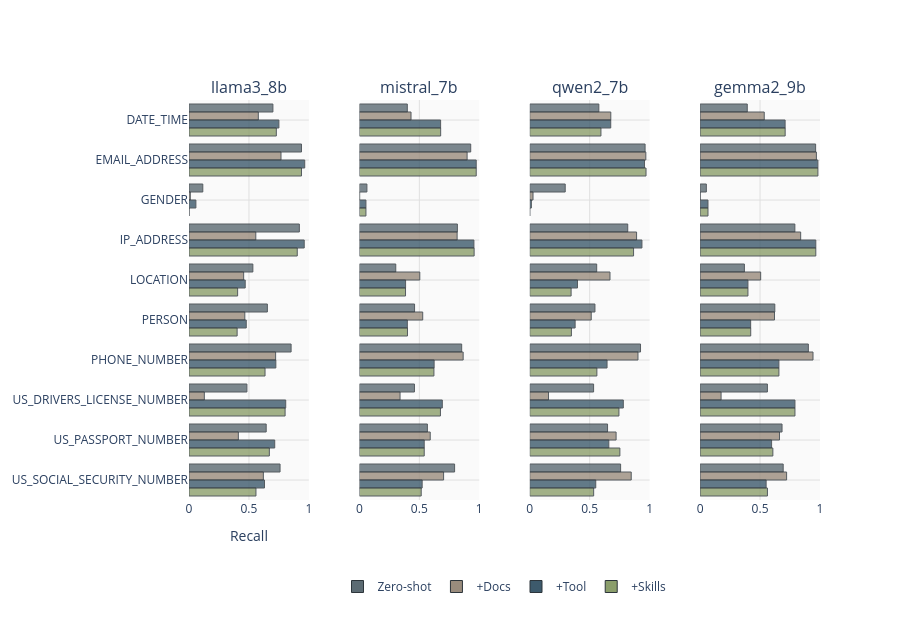

The notebook cell saved with this chart:
### Code cell
# Detection Recall by PII Type (horizontal bar chart)
if len(df_pii) > 0 and "df_pii_top" in dir():
    fig_alt = make_subplots(
        rows=1,
        cols=len(models),
        subplot_titles=models,
        shared_yaxes=True,
        horizontal_spacing=0.08,
    )
    for i, model in enumerate(models):
        model_data = df_pii_top[df_pii_top["model"] == model]
        agg = (
            model_data.groupby(["pii_type", "condition"])["recall"]
            .mean()
            .unstack(fill_value=0)
        )
        agg = agg.reindex(columns=conditions, fill_value=0)
        pii_types = agg.index.tolist()
        for cond in conditions:
            if cond in agg.columns:
                fig_alt.add_trace(
                    go.Bar(
                        name=CONDITION_LABELS[cond],
                        x=agg[cond],
                        y=pii_types,
                        orientation="h",
                        marker_color=CONDITION_COLORS[cond],
                        marker_line=dict(width=1, color="#2D353B"),
                        marker_opacity=0.8,
                        showlegend=(i == 0),
                        legendgroup=cond,
                    ),
                    row=1,
                    col=i + 1,
                )
    fig_alt.update_layout(
        title="",
        plot_bgcolor="#fafafa",
        barmode="group",
        legend=dict(orientation="h", yanchor="top", y=-0.18, xanchor="center", x=0.5),
        margin=dict(b=120),
        height=400 + 22 * len(pii_types),
        width=900,
    )
    for col in range(1, len(models) + 1):
        fig_alt.update_xaxes(
            range=[0, 1],
            gridcolor="#e0e0e0",
            title_text="Recall" if col == 1 else None,
            row=1,
            col=col,
        )
        fig_alt.update_yaxes(autorange="reversed", gridcolor="#e0e0e0", row=1, col=col)
    print("Detection Recall by PII Type")
    fig_alt.show(renderer="svg", config=dict(toImageButtonOptions=dict(scale=300 / 96)))

    # Slopegraph: zero-shot vs with_skills recall per PII type
    left_cond, right_cond = "zero_shot", "with_skills"
    if left_cond in conditions and right_cond in conditions:
        for model in models:
            model_data = df_pii_top[df_pii_top["model"] == model]
            agg = (
                model_data.groupby(["pii_type", "condition"])["recall"]
                .mean()
                .unstack(fill_value=0)
            )
            pii_types = agg.index.tolist()
            fig_slope = go.Figure()
            for j, pii_type in enumerate(pii_types):
                y_left = agg.loc[pii_type, left_cond] if left_cond in agg.columns else 0
                y_right = (
                    agg.loc[pii_type, right_cond] if right_cond in agg.columns else 0
                )
                fig_slope.add_trace(
                    go.Scatter(
                        x=[CONDITION_LABELS[left_cond], CONDITION_LABELS[right_cond]],
                        y=[y_left, y_right],
                        mode="lines+markers+text",
                        line=dict(
                            width=1.5, color=EXTENDED_COLORS[j % len(EXTENDED_COLORS)]
                        ),
                        marker=dict(
                            size=6, color=EXTENDED_COLORS[j % len(EXTENDED_COLORS)]
                        ),
                        text=[f"{y_left:.2f}", f"{y_right:.2f}"],
                        textposition="top center",
                        textfont=dict(size=9),
                        name=pii_type,
                    )
                )
            fig_slope.update_layout(
                title=f"Slopegraph: Recall by PII type ({model})",
                plot_bgcolor="#fafafa",
                margin=dict(l=70, r=180, b=100, t=50),
                height=400 + 18 * len(pii_types),
                width=540,
                legend=dict(
                    orientation="v",
                    yanchor="top",
                    y=1,
                    xanchor="left",
                    x=1.02,
                    font=dict(size=9),
                ),
            )
            fig_slope.update_yaxes(
                range=[0, 1], gridcolor="#e0e0e0", title_text="Recall"
            )
            fig_slope.update_xaxes(tickangle=0)
            fig_slope.show(
                renderer="svg", config=dict(toImageButtonOptions=dict(scale=300 / 96))
            )

else:
    print("Run the above cell first to build df_pii and df_pii_top.")

### Figure 1 — Plotly figure (JSON) as saved in the notebook; plotly's stock layout.template omitted (floating-point values rounded to 4 significant figures)
{"data": [{"legendgroup": "zero_shot", "marker": {"color": "#5C6B73", "line": {"color": "#2D353B", "width": 1}, "opacity": 0.8}, "name": "Zero-shot", "orientation": "h", "showlegend": true, "x": [0.7, 0.9383, 0.1151, 0.9204, 0.5326, 0.6536, 0.8516, 0.483, 0.6438, 0.7595], "y": ["DATE_TIME", "EMAIL_ADDRESS", "GENDER", "IP_ADDRESS", "LOCATION", "PERSON", "PHONE_NUMBER", "US_DRIVERS_LICENSE_NUMBER", "US_PASSPORT_NUMBER", "US_SOCIAL_SECURITY_NUMBER"], "type": "bar", "xaxis": "x", "yaxis": "y"}, {"legendgroup": "with_docs", "marker": {"color": "#9A8C7D", "line": {"color": "#2D353B", "width": 1}, "opacity": 0.8}, "name": "+Docs", "orientation": "h", "showlegend": true, "x": [0.5782, 0.7674, 0.01096, 0.5573, 0.456, 0.4656, 0.7226, 0.1279, 0.4116, 0.6203], "y": ["DATE_TIME", "EMAIL_ADDRESS", "GENDER", "IP_ADDRESS", "LOCATION", "PERSON", "PHONE_NUMBER", "US_DRIVERS_LICENSE_NUMBER", "US_PASSPORT_NUMBER", "US_SOCIAL_SECURITY_NUMBER"], "type": "bar", "xaxis": "x", "yaxis": "y"}, {"legendgroup": "with_tools", "marker": {"color": "#3D5A6C", "line": {"color": "#2D353B", "width": 1}, "opacity": 0.8}, "name": "+Tool", "orientation": "h", "showlegend": true, "x": [0.7499, 0.9652, 0.05753, 0.9612, 0.4689, 0.4776, 0.7244, 0.8068, 0.715, 0.6297], "y": ["DATE_TIME", "EMAIL_ADDRESS", "GENDER", "IP_ADDRESS", "LOCATION", "PERSON", "PHONE_NUMBER", "US_DRIVERS_LICENSE_NUMBER", "US_PASSPORT_NUMBER", "US_SOCIAL_SECURITY_NUMBER"], "type": "bar", "xaxis": "x", "yaxis": "y"}, {"legendgroup": "with_skills", "marker": {"color": "#8B9E6B", "line": {"color": "#2D353B", "width": 1}, "opacity": 0.8}, "name": "+Skills", "orientation": "h", "showlegend": true, "x": [0.7285, 0.9383, 0.0, 0.9029, 0.4057, 0.4015, 0.6343, 0.8016, 0.6702, 0.5585], "y": ["DATE_TIME", "EMAIL_ADDRESS", "GENDER", "IP_ADDRESS", "LOCATION", "PERSON", "PHONE_NUMBER", "US_DRIVERS_LICENSE_NUMBER", "US_PASSPORT_NUMBER", "US_SOCIAL_SECURITY_NUMBER"], "type": "bar", "xaxis": "x", "yaxis": "y"}, {"legendgroup": "zero_shot", "marker": {"color": "#5C6B73", "line": {"color": "#2D353B", "width": 1}, "opacity": 0.8}, "name": "Zero-shot", "orientation": "h", "showlegend": false, "x": [0.3999, 0.9288, 0.06301, 0.8175, 0.3036, 0.4604, 0.8534, 0.4595, 0.5673, 0.7943], "y": ["DATE_TIME", "EMAIL_ADDRESS", "GENDER", "IP_ADDRESS", "LOCATION", "PERSON", "PHONE_NUMBER", "US_DRIVERS_LICENSE_NUMBER", "US_PASSPORT_NUMBER", "US_SOCIAL_SECURITY_NUMBER"], "type": "bar", "xaxis": "x2", "yaxis": "y2"}, {"legendgroup": "with_docs", "marker": {"color": "#9A8C7D", "line": {"color": "#2D353B", "width": 1}, "opacity": 0.8}, "name": "+Docs", "orientation": "h", "showlegend": false, "x": [0.4308, 0.8987, 0.00274, 0.8155, 0.5041, 0.5284, 0.8657, 0.3394, 0.591, 0.7025], "y": ["DATE_TIME", "EMAIL_ADDRESS", "GENDER", "IP_ADDRESS", "LOCATION", "PERSON", "PHONE_NUMBER", "US_DRIVERS_LICENSE_NUMBER", "US_PASSPORT_NUMBER", "US_SOCIAL_SECURITY_NUMBER"], "type": "bar", "xaxis": "x2", "yaxis": "y2"}, {"legendgroup": "with_tools", "marker": {"color": "#3D5A6C", "line": {"color": "#2D353B", "width": 1}, "opacity": 0.8}, "name": "+Tool", "orientation": "h", "showlegend": false, "x": [0.6776, 0.9747, 0.05479, 0.9553, 0.3855, 0.4002, 0.6237, 0.6919, 0.5409, 0.5237], "y": ["DATE_TIME", "EMAIL_ADDRESS", "GENDER", "IP_ADDRESS", "LOCATION", "PERSON", "PHONE_NUMBER", "US_DRIVERS_LICENSE_NUMBER", "US_PASSPORT_NUMBER", "US_SOCIAL_SECURITY_NUMBER"], "type": "bar", "xaxis": "x2", "yaxis": "y2"}, {"legendgroup": "with_skills", "marker": {"color": "#8B9E6B", "line": {"color": "#2D353B", "width": 1}, "opacity": 0.8}, "name": "+Skills", "orientation": "h", "showlegend": false, "x": [0.6781, 0.9747, 0.05479, 0.9573, 0.385, 0.4015, 0.6219, 0.6762, 0.5409, 0.5158], "y": ["DATE_TIME", "EMAIL_ADDRESS", "GENDER", "IP_ADDRESS", "LOCATION", "PERSON", "PHONE_NUMBER", "US_DRIVERS_LICENSE_NUMBER", "US_PASSPORT_NUMBER", "US_SOCIAL_SECURITY_NUMBER"], "type": "bar", "xaxis": "x2", "yaxis": "y2"}, {"legendgroup": "zero_shot", "marker": {"color": "#5C6B73", "line": {"color": "#2D353B", "width": 1}, "opacity": 0.8}, "name": "Zero-shot", "orientation": "h", "showlegend": false, "x": [0.5763, 0.962, 0.2959, 0.8175, 0.5585, 0.5439, 0.924, 0.5326, 0.6491, 0.7579], "y": ["DATE_TIME", "EMAIL_ADDRESS", "GENDER", "IP_ADDRESS", "LOCATION", "PERSON", "PHONE_NUMBER", "US_DRIVERS_LICENSE_NUMBER", "US_PASSPORT_NUMBER", "US_SOCIAL_SECURITY_NUMBER"], "type": "bar", "xaxis": "x3", "yaxis": "y3"}, {"legendgroup": "with_docs", "marker": {"color": "#9A8C7D", "line": {"color": "#2D353B", "width": 1}, "opacity": 0.8}, "name": "+Docs", "orientation": "h", "showlegend": false, "x": [0.6762, 0.9684, 0.0274, 0.8913, 0.6694, 0.5129, 0.9028, 0.1567, 0.7203, 0.8465], "y": ["DATE_TIME", "EMAIL_ADDRESS", "GENDER", "IP_ADDRESS", "LOCATION", "PERSON", "PHONE_NUMBER", "US_DRIVERS_LICENSE_NUMBER", "US_PASSPORT_NUMBER", "US_SOCIAL_SECURITY_NUMBER"], "type": "bar", "xaxis": "x3", "yaxis": "y3"}, {"legendgroup": "with_tools", "marker": {"color": "#3D5A6C", "line": {"color": "#2D353B", "width": 1}, "opacity": 0.8}, "name": "+Tool", "orientation": "h", "showlegend": false, "x": [0.6757, 0.9573, 0.0137, 0.9359, 0.3984, 0.3787, 0.6449, 0.7807, 0.6596, 0.5506], "y": ["DATE_TIME", "EMAIL_ADDRESS", "GENDER", "IP_ADDRESS", "LOCATION", "PERSON", "PHONE_NUMBER", "US_DRIVERS_LICENSE_NUMBER", "US_PASSPORT_NUMBER", "US_SOCIAL_SECURITY_NUMBER"], "type": "bar", "xaxis": "x3", "yaxis": "y3"}, {"legendgroup": "with_skills", "marker": {"color": "#8B9E6B", "line": {"color": "#2D353B", "width": 1}, "opacity": 0.8}, "name": "+Skills", "orientation": "h", "showlegend": false, "x": [0.5939, 0.9699, 0.0, 0.866, 0.3451, 0.3477, 0.5601, 0.7441, 0.752, 0.5332], "y": ["DATE_TIME", "EMAIL_ADDRESS", "GENDER", "IP_ADDRESS", "LOCATION", "PERSON", "PHONE_NUMBER", "US_DRIVERS_LICENSE_NUMBER", "US_PASSPORT_NUMBER", "US_SOCIAL_SECURITY_NUMBER"], "type": "bar", "xaxis": "x3", "yaxis": "y3"}, {"legendgroup": "zero_shot", "marker": {"color": "#5C6B73", "line": {"color": "#2D353B", "width": 1}, "opacity": 0.8}, "name": "Zero-shot", "orientation": "h", "showlegend": false, "x": [0.3932, 0.9636, 0.05205, 0.7903, 0.3694, 0.6231, 0.9028, 0.5614, 0.6834, 0.693], "y": ["DATE_TIME", "EMAIL_ADDRESS", "GENDER", "IP_ADDRESS", "LOCATION", "PERSON", "PHONE_NUMBER", "US_DRIVERS_LICENSE_NUMBER", "US_PASSPORT_NUMBER", "US_SOCIAL_SECURITY_NUMBER"], "type": "bar", "xaxis": "x4", "yaxis": "y4"}, {"legendgroup": "with_docs", "marker": {"color": "#9A8C7D", "line": {"color": "#2D353B", "width": 1}, "opacity": 0.8}, "name": "+Docs", "orientation": "h", "showlegend": false, "x": [0.535, 0.9699, 0.0, 0.8388, 0.5052, 0.6205, 0.9417, 0.1749, 0.6623, 0.7215], "y": ["DATE_TIME", "EMAIL_ADDRESS", "GENDER", "IP_ADDRESS", "LOCATION", "PERSON", "PHONE_NUMBER", "US_DRIVERS_LICENSE_NUMBER", "US_PASSPORT_NUMBER", "US_SOCIAL_SECURITY_NUMBER"], "type": "bar", "xaxis": "x4", "yaxis": "y4"}, {"legendgroup": "with_tools", "marker": {"color": "#3D5A6C", "line": {"color": "#2D353B", "width": 1}, "opacity": 0.8}, "name": "+Tool", "orientation": "h", "showlegend": false, "x": [0.709, 0.9826, 0.06575, 0.965, 0.399, 0.4217, 0.6572, 0.7911, 0.5963, 0.5506], "y": ["DATE_TIME", "EMAIL_ADDRESS", "GENDER", "IP_ADDRESS", "LOCATION", "PERSON", "PHONE_NUMBER", "US_DRIVERS_LICENSE_NUMBER", "US_PASSPORT_NUMBER", "US_SOCIAL_SECURITY_NUMBER"], "type": "bar", "xaxis": "x4", "yaxis": "y4"}, {"legendgroup": "with_skills", "marker": {"color": "#8B9E6B", "line": {"color": "#2D353B", "width": 1}, "opacity": 0.8}, "name": "+Skills", "orientation": "h", "showlegend": false, "x": [0.7095, 0.9826, 0.06575, 0.965, 0.399, 0.4221, 0.6572, 0.7911, 0.6069, 0.5617], "y": ["DATE_TIME", "EMAIL_ADDRESS", "GENDER", "IP_ADDRESS", "LOCATION", "PERSON", "PHONE_NUMBER", "US_DRIVERS_LICENSE_NUMBER", "US_PASSPORT_NUMBER", "US_SOCIAL_SECURITY_NUMBER"], "type": "bar", "xaxis": "x4", "yaxis": "y4"}], "layout": {"xaxis": {"anchor": "y", "domain": [0.0, 0.19], "title": {"text": "Recall"}, "range": [0, 1], "gridcolor": "#e0e0e0"}, "yaxis": {"anchor": "x", "domain": [0.0, 1.0], "autorange": "reversed", "gridcolor": "#e0e0e0"}, "xaxis2": {"anchor": "y2", "domain": [0.27, 0.46], "range": [0, 1], "gridcolor": "#e0e0e0"}, "yaxis2": {"anchor": "x2", "domain": [0.0, 1.0], "matches": "y", "showticklabels": false, "autorange": "reversed", "gridcolor": "#e0e0e0"}, "xaxis3": {"anchor": "y3", "domain": [0.54, 0.73], "range": [0, 1], "gridcolor": "#e0e0e0"}, "yaxis3": {"anchor": "x3", "domain": [0.0, 1.0], "matches": "y", "showticklabels": false, "autorange": "reversed", "gridcolor": "#e0e0e0"}, "xaxis4": {"anchor": "y4", "domain": [0.81, 1.0], "range": [0, 1], "gridcolor": "#e0e0e0"}, "yaxis4": {"anchor": "x4", "domain": [0.0, 1.0], "matches": "y", "showticklabels": false, "autorange": "reversed", "gridcolor": "#e0e0e0"}, "annotations": [{"font": {"size": 16}, "showarrow": false, "text": "llama3_8b", "x": 0.095, "xanchor": "center", "xref": "paper", "y": 1.0, "yanchor": "bottom", "yref": "paper"}, {"font": {"size": 16}, "showarrow": false, "text": "mistral_7b", "x": 0.365, "xanchor": "center", "xref": "paper", "y": 1.0, "yanchor": "bottom", "yref": "paper"}, {"font": {"size": 16}, "showarrow": false, "text": "qwen2_7b", "x": 0.635, "xanchor": "center", "xref": "paper", "y": 1.0, "yanchor": "bottom", "yref": "paper"}, {"font": {"size": 16}, "showarrow": false, "text": "gemma2_9b", "x": 0.905, "xanchor": "center", "xref": "paper", "y": 1.0, "yanchor": "bottom", "yref": "paper"}], "legend": {"orientation": "h", "yanchor": "top", "y": -0.18, "xanchor": "center", "x": 0.5}, "margin": {"b": 120}, "title": {"text": ""}, "plot_bgcolor": "#fafafa", "barmode": "group", "height": 620, "width": 900}}
